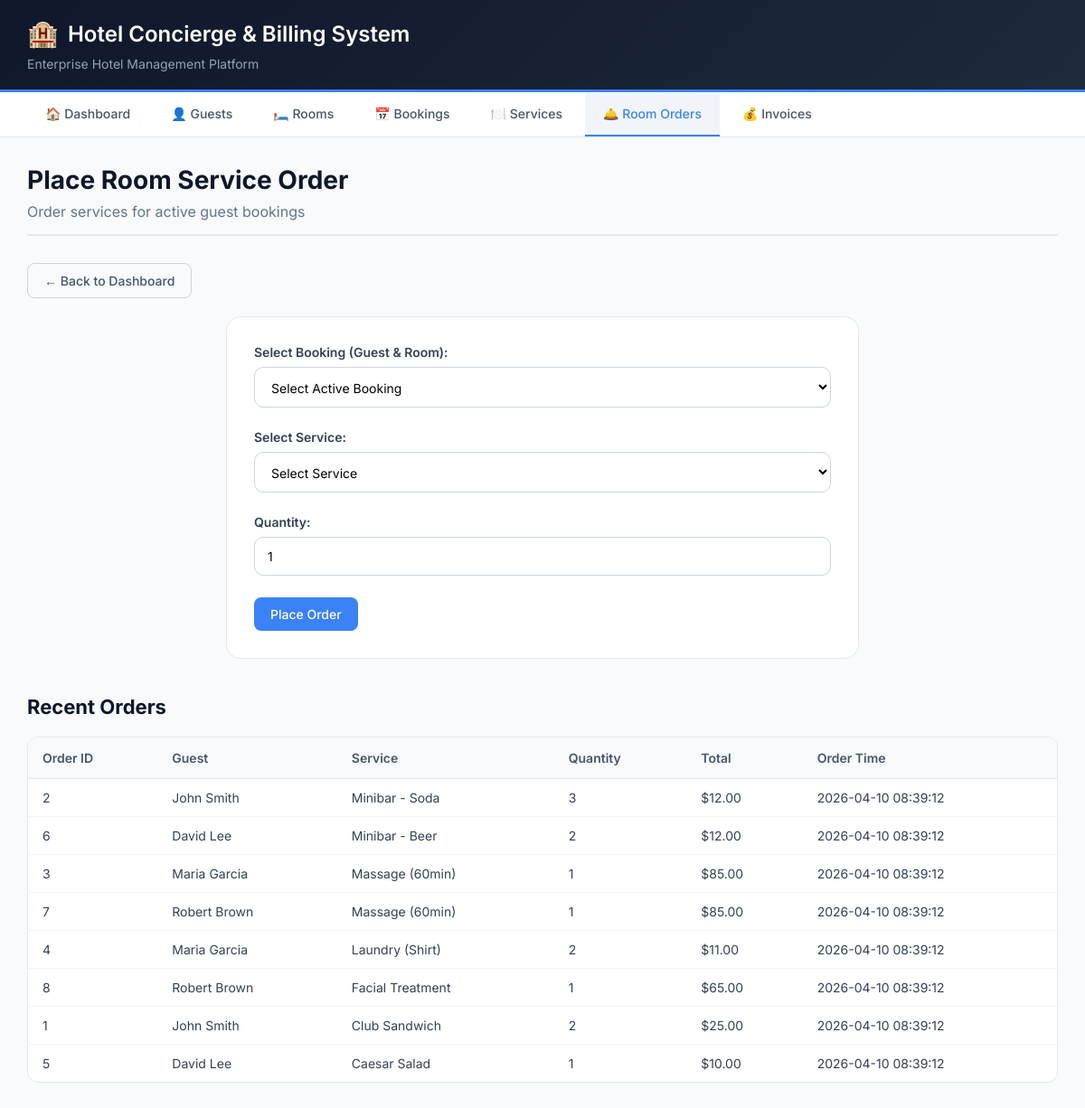
/hotel_system/orders/create_order.php, run on the app's committed database.
### tables this page shows
CREATE TABLE room_orders (
    order_id INT PRIMARY KEY AUTO_INCREMENT,
    booking_id INT NOT NULL,
    service_id INT NOT NULL,
    quantity INT NOT NULL CHECK (quantity > 0),
    order_datetime DATETIME DEFAULT CURRENT_TIMESTAMP,
    FOREIGN KEY (booking_id) REFERENCES bookings(booking_id) ON DELETE CASCADE,
    FOREIGN KEY (service_id) REFERENCES services(service_id) ON DELETE CASCADE
);

CREATE TABLE guests (
    guest_id INT PRIMARY KEY AUTO_INCREMENT,
    first_name VARCHAR(50) NOT NULL,
    last_name VARCHAR(50) NOT NULL,
    email VARCHAR(100) NOT NULL UNIQUE,
    phone VARCHAR(20) NULL,
    address TEXT NULL,
    created_at TIMESTAMP DEFAULT CURRENT_TIMESTAMP
);

CREATE TABLE services (
    service_id INT PRIMARY KEY AUTO_INCREMENT,
    service_name VARCHAR(100) NOT NULL,
    category ENUM('Restaurant', 'Spa', 'MiniBar', 'Laundry', 'Other') NOT NULL,
    price DECIMAL(10,2) NOT NULL CHECK (price > 0)
);

### hotel_system/orders/create_order.php (the view, shortened to what this page needs)
<?php
include '../includes/db_connect.php';
$recent_orders = $conn->query("
    SELECT ro.*, g.first_name, g.last_name, s.service_name, s.price
    FROM room_orders ro
    JOIN bookings b ON ro.booking_id = b.booking_id
    JOIN guests g ON b.guest_id = g.guest_id
    JOIN services s ON ro.service_id = s.service_id
    ORDER BY ro.order_datetime DESC
    LIMIT 10
");
?>
<!DOCTYPE html>
<html lang="en">
<head>
    <link rel="stylesheet" href="../style.css">
</head>
<body>
    <div class="container">
        <div class="header">
            <h1>Hotel Concierge & Billing System</h1>
            <p>Enterprise Hotel Management Platform</p>
        </div>
        <div class="nav-menu">
            <a href="../index.php" class="nav-item">🏠 Dashboard</a>
            <a href="../guests/read_guests.php" class="nav-item">👤 Guests</a>
            <a href="../rooms/read_rooms.php" class="nav-item">🛏️ Rooms</a>
            <a href="../bookings/read_bookings.php" class="nav-item">📅 Bookings</a>
            <a href="../services/read_services.php" class="nav-item">🍽️ Services</a>
            <a href="create_order.php" class="nav-item active">🛎️ Room Orders</a>
            <a href="../invoices/view_invoice.php" class="nav-item">💰 Invoices</a>
        </div>
        <div class="main-content">
            <h1 class="page-title">Place Room Service Order</h1>
            <p class="page-subtitle">Order services for active guest bookings</p>
            <div class="button-group">
                <a href="../index.php" class="btn btn-outline">← Back to Dashboard</a>
            </div>
            <div class="form-container">
                <form method="POST" onsubmit="return validateOrderForm()">
                    <div class="form-group">
                        <label>Select Booking (Guest & Room):</label>
                        <select name="booking_id" id="booking_id" required>
                            <option value="">Select Active Booking</option>
                        </select>
                    </div>
                    <div class="form-group">
                        <label>Select Service:</label>
                        <select name="service_id" id="service_id" required>
                            <option value="">Select Service</option>
                        </select>
                    </div>
                    <div class="form-group">
                        <label>Quantity:</label>
                        <input type="number" name="quantity" id="quantity" value="1" min="1" required>
                    </div>
                    <button type="submit" class="btn btn-primary">Place Order</button>
                </form>
            </div>
            <h2 class="page-title" style="margin-top: 40px; font-size: 22px;">Recent Orders</h2>
            <div class="table-wrapper">
                <table class="data-table">
                    <thead>
                        <tr>
                            <th>Order ID</th>
                            <th>Guest</th>
                            <th>Service</th>
                            <th>Quantity</th>
                            <th>Total</th>
                            <th>Order Time</th>
                        </tr>
                    </thead>
                    <tbody>
                        <?php while($row = $recent_orders->fetch_assoc()): ?>
                        <tr>
                            <td><?php echo $row['order_id']; ?></td>
                            <td><?php echo $row['first_name'] . ' ' . $row['last_name']; ?></td>
                            <td><?php echo $row['service_name']; ?></td>
                            <td><?php echo $row['quantity']; ?></td>
                            <td>$<?php echo number_format($row['quantity'] * $row['price'], 2); ?></td>
                            <td><?php echo $row['order_datetime']; ?></td>
                        </tr>
                        <?php endwhile; ?>
                    </tbody>
                </table>
            </div>
        </div>
    </div>
</body>
</html>

### hotel_system/style.css (style rules this page uses)
* { margin: 0; padding: 0; box-sizing: border-box; }
body { font-family: 'Inter', 'Segoe UI', Tahoma, Geneva, Verdana, sans-serif; background: #0f172a; min-height: 100vh; padding: 0; color: #1e293b; }
.container { max-width: 1400px; margin: 0 auto; background: #f8fafc; min-height: 100vh; box-shadow: 0 0 40px rgba(0,0,0,0.1); }
.header { background: linear-gradient(135deg, #0f172a 0%, #1e293b 100%); color: white; padding: 20px 30px; border-bottom: 3px solid #3b82f6; }
.header h1 { font-size: 24px; font-weight: 600; margin: 0; display: flex; align-items: center; gap: 10px; }
.header h1::before { content: "🏨"; font-size: 28px; }
.header p { color: #94a3b8; font-size: 14px; margin-top: 8px; }
.nav-menu { background: white; padding: 0 30px; border-bottom: 1px solid #e2e8f0; display: flex; gap: 5px; flex-wrap: wrap; }
.nav-item { display: inline-block; padding: 15px 20px; color: #475569; text-decoration: none; font-weight: 500; font-size: 14px; transition: all 0.3s; border-bottom: 2px solid transparent; }
.nav-item.active { background: #f1f5f9; color: #3b82f6; border-bottom-color: #3b82f6; }
.main-content { padding: 30px; }
.page-title { font-size: 28px; font-weight: 700; color: #0f172a; margin-bottom: 8px; }
.page-subtitle { color: #64748b; margin-bottom: 30px; padding-bottom: 15px; border-bottom: 2px solid #e2e8f0; }
.btn { display: inline-flex; align-items: center; justify-content: center; gap: 8px; padding: 10px 18px; font-size: 14px; font-weight: 500; text-decoration: none; border-radius: 8px; transition: all 0.2s; cursor: pointer; border: none; font-family: inherit; }
.btn-primary { background: #3b82f6; color: white; }
.btn-outline { background: transparent; border: 1px solid #cbd5e1; color: #475569; }
.form-container { max-width: 700px; margin: 20px auto 0 auto; background: white; border-radius: 16px; padding: 30px; border: 1px solid #e2e8f0; }
.form-group { margin-bottom: 24px; }
.form-group label { display: block; margin-bottom: 8px; font-weight: 600; font-size: 14px; color: #334155; }
.form-group input, .form-group select, .form-group textarea { width: 100%; padding: 12px 14px; border: 1px solid #cbd5e1; border-radius: 10px; font-size: 14px; font-family: inherit; transition: all 0.2s; background: white; }
.table-wrapper { overflow-x: auto; border-radius: 12px; border: 1px solid #e2e8f0; background: white; margin-top: 20px; }
.data-table { width: 100%; border-collapse: collapse; font-size: 14px; }
.data-table th { text-align: left; padding: 14px 16px; background: #f8fafc; color: #475569; font-weight: 600; border-bottom: 1px solid #e2e8f0; }
.data-table td { padding: 12px 16px; border-bottom: 1px solid #f1f5f9; color: #334155; }
.data-table tr:last-child td { border-bottom: none; }
.button-group { margin-bottom: 20px; display: flex; gap: 10px; flex-wrap: wrap; }

### data on the page
room_orders: order_id "2", guests.first_name "John", guests.last_name "Smith", service.service_name "Minibar - Soda", quantity "3", $row['quantity']*$row['price'] "12.00", order_datetime "2026-04-10 08:39:12"
room_orders: order_id "6", guests.first_name "David", guests.last_name "Lee", service.service_name "Minibar - Beer", quantity "2", $row['quantity']*$row['price'] "12.00", order_datetime "2026-04-10 08:39:12"
room_orders: order_id "3", guests.first_name "Maria", guests.last_name "Garcia", service.service_name "Massage (60min)", quantity "1", $row['quantity']*$row['price'] "85.00", order_datetime "2026-04-10 08:39:12"
room_orders: order_id "7", guests.first_name "Robert", guests.last_name "Brown", service.service_name "Massage (60min)", quantity "1", $row['quantity']*$row['price'] "85.00", order_datetime "2026-04-10 08:39:12"
room_orders: order_id "4", guests.first_name "Maria", guests.last_name "Garcia", service.service_name "Laundry (Shirt)", quantity "2", $row['quantity']*$row['price'] "11.00", order_datetime "2026-04-10 08:39:12"
room_orders: order_id "8", guests.first_name "Robert", guests.last_name "Brown", service.service_name "Facial Treatment", quantity "1", $row['quantity']*$row['price'] "65.00", order_datetime "2026-04-10 08:39:12"
room_orders: order_id "1", guests.first_name "John", guests.last_name "Smith", service.service_name "Club Sandwich", quantity "2", $row['quantity']*$row['price'] "25.00", order_datetime "2026-04-10 08:39:12"
room_orders: order_id "5", guests.first_name "David", guests.last_name "Lee", service.service_name "Caesar Salad", quantity "1", $row['quantity']*$row['price'] "10.00", order_datetime "2026-04-10 08:39:12"
